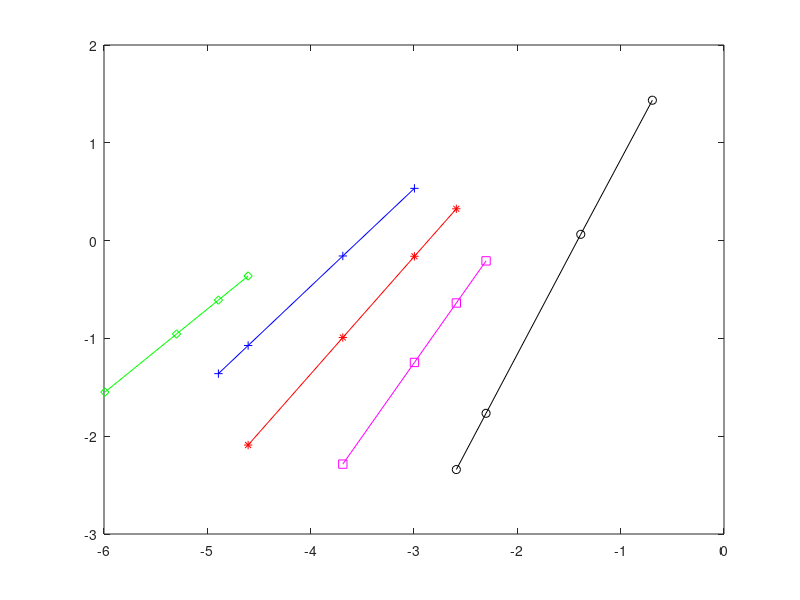
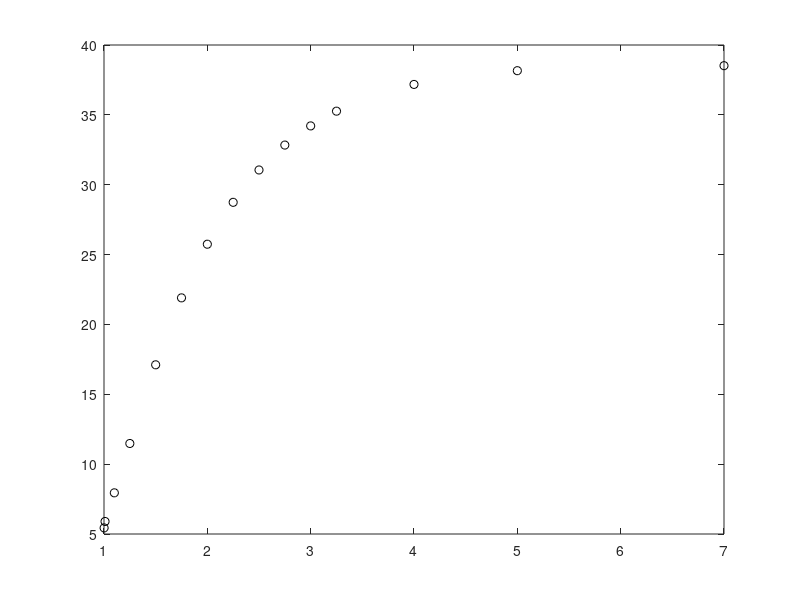

Write MATLAB code to recreate these figures, in order. (Note: this script raises an error after producing the figures.)
clear;
clc;

%%% alpha=1.5
lambda15=[0.5 0.25 0.1 0.075];
W15=[4.201327 1.066264 0.1710587 0.09623374];
% lambda15=[0.75 0.5 0.25 0.1 0.075 0.05 0.025 0.01];
% W15=[9.160059 4.201327 1.066264 0.1710587 0.09623374 0.04277391 0.01069384 0.0017110244];
loglambda15=log(lambda15);
logW15=log(W15);
N=length(lambda15);
xmean=sum(loglambda15)/N;
ymean=sum(logW15)/N;
phi15=sum((loglambda15-xmean).*(logW15-ymean))/sum((loglambda15-xmean).^2);
logC15=ymean-phi15*xmean;

%%% alpha=2
lambda2=[0.1 0.075 0.05 0.025];
W2=[0.8128709 0.528309 0.2877052 0.1017468];
loglambda2=log(lambda2);
logW2=log(W2);
N=length(lambda2);
xmean=sum(loglambda2)/N;
ymean=sum(logW2)/N;
phi2=sum((loglambda2-xmean).*(logW2-ymean))/sum((loglambda2-xmean).^2);
logC2=ymean-phi2*xmean;

%%% alpha=2.5
lambda25=[0.075 0.05 0.025 0.01];
W25=[1.384221 0.85191433 0.3711322 0.12363477];
% lambda25=[0.1 0.075 0.05 0.025 0.01 0.0075 0.005 0.0025];
% W25=[1.9521955 1.384221 0.85191433 0.3711322 0.12363477 0.087544659 0.053818651 0.02342643];
loglambda25=log(lambda25);
logW25=log(W25);
N=length(lambda25);
xmean=sum(loglambda25)/N;
ymean=sum(logW25)/N;
phi25=sum((loglambda25-xmean).*(logW25-ymean))/sum((loglambda25-xmean).^2);
logC25=ymean-phi25*xmean;

%%% alpha=3
lambda3=[0.05 0.025 0.01 0.0075];
W3=[1.706197 0.8545498 0.3420913 0.2565956];
loglambda3=log(lambda3);
logW3=log(W3);
N=length(lambda3);
xmean=sum(loglambda3)/N;
ymean=sum(logW3)/N;
phi3=sum((loglambda3-xmean).*(logW3-ymean))/sum((loglambda3-xmean).^2);
logC3=ymean-phi3*xmean;

%%% alpha=3.5
lambda35=[0.01 0.0075 0.005 0.0025];
W35=[0.6965322 0.54443585 0.38468282 0.21240368];
loglambda35=log(lambda35);
logW35=log(W35);
N=length(lambda35);
xmean=sum(loglambda35)/N;
ymean=sum(logW35)/N;
phi35=sum((loglambda35-xmean).*(logW35-ymean))/sum((loglambda35-xmean).^2);
logC35=ymean-phi35*xmean;

figure;
plot(loglambda15,logW15,'ko-');
hold on
plot(loglambda2,logW2,'ms-');
hold on
plot(loglambda25,logW25,'r*-');
hold on
plot(loglambda3,logW3,'b+-');
hold on
plot(loglambda35,logW35,'gdiamond-');
hold off

%%% lambda=0.01
alpha001=[1.25 1.5 1.75 2 2.25 2.5 2.75 3 3.25 4 5];
W001=[1.8192583e-4 0.0017110244 0.008164133 0.0257421 0.06191863 0.12363477 0.21605158 0.34209129 0.50255539 1.1756906 2.4078445];
Calpha=W001./0.01.^(3./alpha001);
logalpha001=log(alpha001);
logW001=log(W001);
logCalpha=log(Calpha);

alpha001=[1.001 1.01 1.1 alpha001 7];
Calpha=[5.4361 5.8974 7.947 Calpha 38.5208];
figure;
plot(alpha001,Calpha,'ko');

% alpha1=alpha001(2);
% alpha2=alpha001(7);
% alpha3=alpha001(11);
% alpha4=alpha001(15);
% C1=Calpha(2);
% C2=Calpha(7);
% C3=Calpha(11);
% C4=Calpha(15);
% % fr=@(r)[(C2-C1)/(C3-C1)*((alpha2+r(1))^(r(2))*(alpha1+r(1))^(r(2))-(alpha2+r(1))^(r(2))*(alpha3+r(1))^(r(2)))-...
% %     ((alpha3+r(1))^(r(2))*(alpha1+r(1))^(r(2))-(alpha2+r(1))^(r(2))*(alpha3+r(1))^(r(2)));
% %     (C4-C1)/(C3-C1)*((alpha4+r(1))^(r(2))*(alpha1+r(1))^(r(2))-(alpha4+r(1))^(r(2))*(alpha3+r(1))^(r(2)))-...
% %     ((alpha3+r(1))^(r(2))*(alpha1+r(1))^(r(2))-(alpha4+r(1))^(r(2))*(alpha3+r(1))^(r(2)))];
% fr=@(r)[(C2-C1)/(C3-C1)*((alpha3+r(1))^(-r(2))-(alpha1+r(1))^(-r(2)))-((alpha2+r(1))^(-r(2))-(alpha1+r(1))^(-r(2)));
%     (C4-C1)/(C3-C1)*((alpha3+r(1))^(-r(2))-(alpha1+r(1))^(-r(2)))-((alpha4+r(1))^(-r(2))-(alpha1+r(1))^(-r(2)))];
% options = optimset('TolFun',1e-10);
% r=fsolve(fr,[2;3],options);
% k1=(C3-C1)/((alpha3+r(1))^(-r(2))-(alpha1+r(1))^(-r(2)));
% k2=C2-k1*(alpha2+r(1))^(-r(2));
% 
% x=linspace(1,7,1000);
% y=k1./(x+r(1)).^r(2)+k2;
% figure;
% plot(x,y);

x0=alpha001';
y0=Calpha';
syms t
% f=fittype('k1/(t+r1)^r2+k2','independent','t','coefficients',{'r1','r2','k1','k2'});
% cfun=fit(x0,y0,f,'StartPoint',[3,4,-1e5,38]); %显示拟合函数，数据必须为列向量形式
f=fittype('k1*exp(-r1*t^r2)+k2','independent','t','coefficients',{'r1','r2','k1','k2'});
cfun=fit(x0,y0,f,'StartPoint',[1,1,-1e2,38]); %显示拟合函数，数据必须为列向量形式
xi=1:0.01:7;
yi=cfun(xi);
figure;
plot(alpha001',Calpha','r*',xi,yi,'b-');
title('拟合函数图形');
